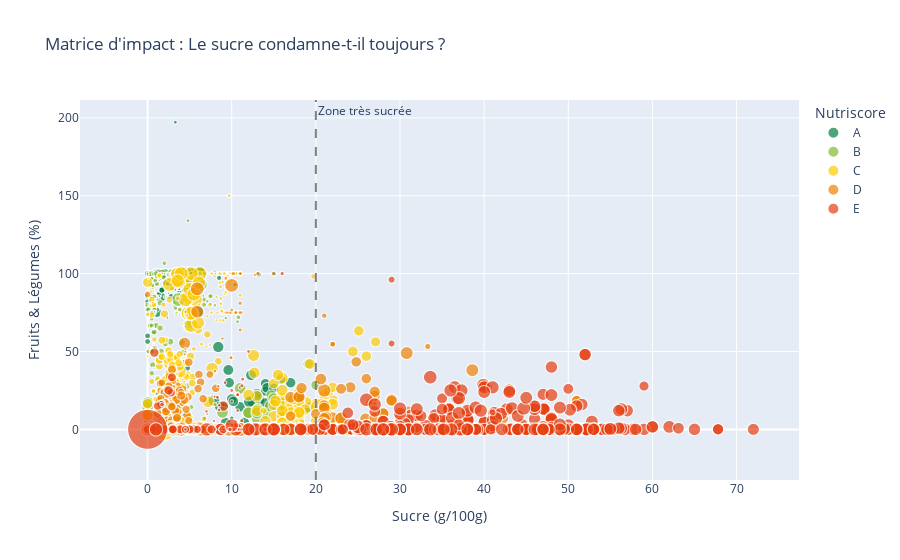

Write notebook code for a chart like this one.
### Code cell
impact_matrix_sugar(df_final).show()

### Figure 1 — Plotly figure (JSON) as saved in the notebook; plotly's stock layout.template omitted (floating-point values rounded to 4 significant figures; data arrays with more than 128 entries replaced by an {"elided": "..."} marker saying what was removed)
{"data": [{"customdata": {"elided": "455x2 str values"}, "hovertemplate": "<b>%{hovertext}</b><br><br>Nutriscore=A<br>Sucre (g/100g)=%{x}<br>Fruits & Légumes (%)=%{y}<br>Energie=%{marker.size}<br>Marque=%{customdata[0]}<br>Category_Label=%{customdata[1]}<extra></extra>", "hovertext": {"elided": "455 str values"}, "legendgroup": "A", "marker": {"color": "#038141", "size": {"elided": "455 float values"}, "sizemode": "area", "sizeref": 3.3, "symbol": "circle"}, "mode": "markers", "name": "A", "showlegend": true, "type": "scattergl", "x": {"elided": "455 float values"}, "xaxis": "x", "y": {"elided": "455 float values"}, "yaxis": "y"}, {"customdata": {"elided": "262x2 str values"}, "hovertemplate": "<b>%{hovertext}</b><br><br>Nutriscore=B<br>Sucre (g/100g)=%{x}<br>Fruits & Légumes (%)=%{y}<br>Energie=%{marker.size}<br>Marque=%{customdata[0]}<br>Category_Label=%{customdata[1]}<extra></extra>", "hovertext": {"elided": "262 str values"}, "legendgroup": "B", "marker": {"color": "#85BB2F", "size": {"elided": "262 float values"}, "sizemode": "area", "sizeref": 3.3, "symbol": "circle"}, "mode": "markers", "name": "B", "showlegend": true, "type": "scattergl", "x": {"elided": "262 float values"}, "xaxis": "x", "y": {"elided": "262 float values"}, "yaxis": "y"}, {"customdata": {"elided": "603x2 str values"}, "hovertemplate": "<b>%{hovertext}</b><br><br>Nutriscore=C<br>Sucre (g/100g)=%{x}<br>Fruits & Légumes (%)=%{y}<br>Energie=%{marker.size}<br>Marque=%{customdata[0]}<br>Category_Label=%{customdata[1]}<extra></extra>", "hovertext": {"elided": "603 str values"}, "legendgroup": "C", "marker": {"color": "#FECB02", "size": {"elided": "603 float values"}, "sizemode": "area", "sizeref": 3.3, "symbol": "circle"}, "mode": "markers", "name": "C", "showlegend": true, "type": "scattergl", "x": {"elided": "603 float values"}, "xaxis": "x", "y": {"elided": "603 float values"}, "yaxis": "y"}, {"customdata": {"elided": "486x2 str values"}, "hovertemplate": "<b>%{hovertext}</b><br><br>Nutriscore=D<br>Sucre (g/100g)=%{x}<br>Fruits & Légumes (%)=%{y}<br>Energie=%{marker.size}<br>Marque=%{customdata[0]}<br>Category_Label=%{customdata[1]}<extra></extra>", "hovertext": {"elided": "486 str values"}, "legendgroup": "D", "marker": {"color": "#EE8100", "size": {"elided": "486 float values"}, "sizemode": "area", "sizeref": 3.3, "symbol": "circle"}, "mode": "markers", "name": "D", "showlegend": true, "type": "scattergl", "x": {"elided": "486 float values"}, "xaxis": "x", "y": {"elided": "486 float values"}, "yaxis": "y"}, {"customdata": {"elided": "459x2 str values"}, "hovertemplate": "<b>%{hovertext}</b><br><br>Nutriscore=E<br>Sucre (g/100g)=%{x}<br>Fruits & Légumes (%)=%{y}<br>Energie=%{marker.size}<br>Marque=%{customdata[0]}<br>Category_Label=%{customdata[1]}<extra></extra>", "hovertext": {"elided": "459 str values"}, "legendgroup": "E", "marker": {"color": "#E63E11", "size": {"elided": "459 float values"}, "sizemode": "area", "sizeref": 3.3, "symbol": "circle"}, "mode": "markers", "name": "E", "showlegend": true, "type": "scattergl", "x": {"elided": "459 float values"}, "xaxis": "x", "y": {"elided": "459 float values"}, "yaxis": "y"}], "layout": {"annotations": [{"showarrow": false, "text": "Zone très sucrée", "x": 20, "xanchor": "left", "xref": "x", "y": 1, "yanchor": "top", "yref": "y domain"}], "legend": {"itemsizing": "constant", "title": {"text": "Nutriscore"}, "tracegroupgap": 0}, "shapes": [{"line": {"color": "gray", "dash": "dash"}, "type": "line", "x0": 20, "x1": 20, "xref": "x", "y0": 0, "y1": 1, "yref": "y domain"}], "title": {"text": "Matrice d'impact : Le sucre condamne-t-il toujours ?"}, "xaxis": {"anchor": "y", "domain": [0, 1], "title": {"text": "Sucre (g/100g)"}}, "yaxis": {"anchor": "x", "domain": [0, 1], "title": {"text": "Fruits & Légumes (%)"}}}}
